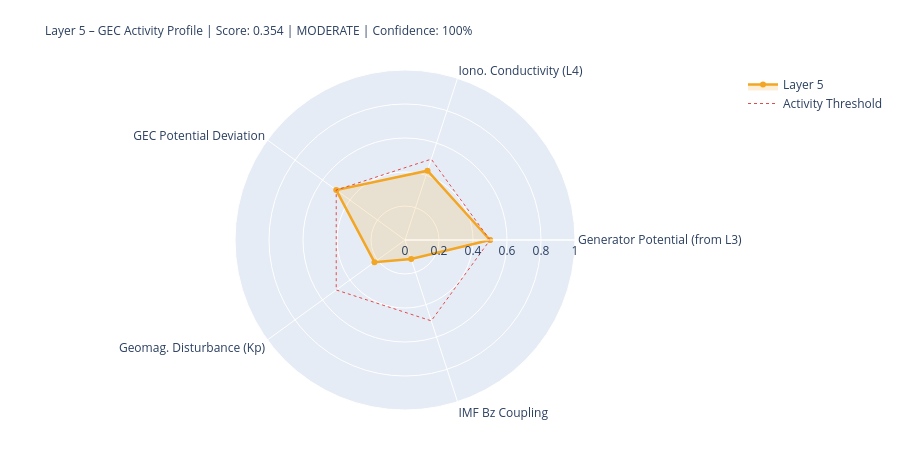

Notebook code cell kept with this figure:
### Markdown cell above
---
## 5. State Assessment & Handoff to Layer 6

### Code cell
# ============================================================
# LAYER-5-SCORE
# ============================================================

# Components
# 1) Generator activity (Layer-3-driven)
gen_score = norm(generator_strength, 0.3, 2.0)
gen_src   = 'from_layer3' if l3_thunder_score is not None else 'estimated'

# 2) Ionospheric conductivity (Layer-4-driven)
iono_score = norm(iono_cond_factor, 0.7, 1.4)
iono_src   = 'from_layer4' if l4_ioniz is not None else 'estimated'

# 3) GEC potential deviation from reference
pot_score = norm(abs(delta_V_pct), 0, 30)  # 0 = at reference, 1 = 30% deviation
pot_src   = 'derived'

# 4) Geomagnetic disturbance (Kp) – modulates vertical currents
kp_score = norm(kp_val, 0, 9)
kp_src   = 'primary' if kp_now is not None else 'from_layer4'

# 5) IMF Bz coupling (southward = stronger M-I coupling → GEC influence)
bz_score = norm(-(bz_now or 0), -5, 30) if bz_now is not None else None
bz_src   = 'primary' if bz_now is not None else 'missing'

COMPONENTS = {
    'Generator Potential (from L3)':  {'score': gen_score,   'source': 'derived_from_layer3', 'dynamic': True},
    'Iono. Conductivity (L4)':      {'score': iono_score,  'source': iono_src, 'dynamic': True},
    'GEC Potential Deviation':      {'score': pot_score,   'source': pot_src,  'dynamic': True},
    'Geomag. Disturbance (Kp)':         {'score': kp_score,    'source': kp_src,   'dynamic': True},
    'IMF Bz Coupling':               {'score': bz_score,    'source': bz_src,   'dynamic': True},
}

available   = {k: v['score'] for k, v in COMPONENTS.items() if v['score'] is not None}
unavailable = [k for k, v in COMPONENTS.items() if v['score'] is None]
layer5_score = round(sum(available.values()) / len(available), 4) if available else None
confidence   = round(len(available) / len(COMPONENTS), 2)
level = ('unknown' if layer5_score is None
         else 'quiet'   if layer5_score < 0.3
         else 'moderate' if layer5_score < 0.6
         else 'active')
dominant_l5 = max(available, key=available.get) if available else 'none'

# Kp consistency: separate 1-min raw value from score value
kp_1m_raw   = kp_now          # directly from API (can be 0.0 during live measurement)
kp_for_score = kp_val          # from Layer-0 context or estimated value if needed
kp_score_src = kp_src

W = 68
print('=' * W)
print('LAYER 5 – GLOBAL ELECTRIC CIRCUIT – STATE ASSESSMENT')
print('=' * W)
for name, comp in COMPONENTS.items():
    s = comp['score']
    if s is not None:
        bar = '█' * int(s*20) + '░' * (20-int(s*20))
        print(f'  {name:<34} {bar}  {s:.3f}  [{comp["source"]}]')
    else:
        print(f'  {name:<34} {"─"*20}  n/a   [missing]')
print('-' * W)
print(f'  Score:         {layer5_score:.3f}  ({len(available)}/{len(COMPONENTS)} components)')
print(f'  Confidence:    {confidence:.0%}')
print(f'  Level:         {level.upper()}')
print(f'  Dominant:      {dominant_l5}')
print(f'  V_iono:        {V_iono_mod:.1f} kV  (Δ {delta_V_pct:+.1f}% vs. Ref)')
print(f'  I_total:       {I_total_mod:.1f} A   (Δ {delta_I_pct:+.1f}% vs. Ref)')
print('=' * W)

# Radar
cats   = list(available.keys())
vals_r = list(available.values())
if len(cats) >= 3:
    fig = go.Figure()
    fig.add_trace(go.Scatterpolar(
        r=vals_r + [vals_r[0]], theta=cats + [cats[0]],
        fill='toself', fillcolor='rgba(242,166,35,0.18)',
        line=dict(color='#F2A623', width=2.5), name='Layer 5'
    ))
    fig.add_trace(go.Scatterpolar(
        r=[0.5]*(len(cats)+1), theta=cats+[cats[0]],
        line=dict(color='#E24B4A', dash='dot', width=1),
        mode='lines', name='Activity Threshold'
    ))
    fig.update_layout(
        title=dict(
            text=f'Layer 5 – GEC Activity Profile | Score: {layer5_score:.3f} | {level.upper()} | Confidence: {confidence:.0%}',
            font=dict(size=12)
        ),
        polar=dict(radialaxis=dict(visible=True, range=[0,1])),
        height=450, showlegend=True,
        margin=dict(l=80, r=80, t=70, b=40)
    )
    fig.show()

### Figure 1 — Plotly figure (JSON) as saved in the notebook; plotly's stock layout.template omitted (floating-point values rounded to 4 significant figures)
{"data": [{"fill": "toself", "fillcolor": "rgba(242,166,35,0.18)", "line": {"color": "#F2A623", "width": 2.5}, "name": "Layer 5", "r": [0.5, 0.4287, 0.5, 0.2222, 0.1174, 0.5], "theta": ["Generator Potential (from L3)", "Iono. Conductivity (L4)", "GEC Potential Deviation", "Geomag. Disturbance (Kp)", "IMF Bz Coupling", "Generator Potential (from L3)"], "type": "scatterpolar"}, {"line": {"color": "#E24B4A", "dash": "dot", "width": 1}, "mode": "lines", "name": "Activity Threshold", "r": [0.5, 0.5, 0.5, 0.5, 0.5, 0.5], "theta": ["Generator Potential (from L3)", "Iono. Conductivity (L4)", "GEC Potential Deviation", "Geomag. Disturbance (Kp)", "IMF Bz Coupling", "Generator Potential (from L3)"], "type": "scatterpolar"}], "layout": {"height": 450, "margin": {"b": 40, "l": 80, "r": 80, "t": 70}, "polar": {"radialaxis": {"range": [0, 1], "visible": true}}, "showlegend": true, "title": {"font": {"size": 12}, "text": "Layer 5 – GEC Activity Profile | Score: 0.354 | MODERATE | Confidence: 100%"}}}
